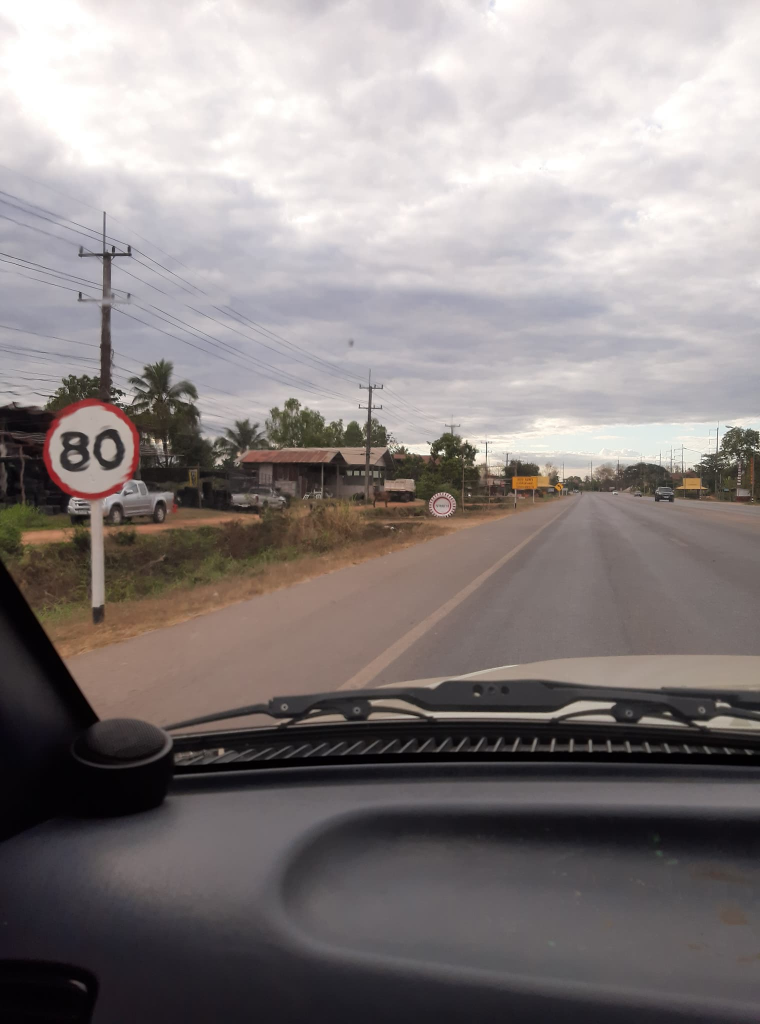
#> input picture img/1.jpg, 1520 x 2048 px, given in place of the camera (shown at 1/2 size)
$ python 'Speed Limit Sign Detection - Video.py'
#> lines starting #> are read from the running program, lines starting #| are printed output that depends on the picture; after the words box and inside, x2 and y2 are one past the last pixel; in counts of white or black regions, pixels touching at a corner belong together
#   Speed Limit Sign Detection
#   Code By Sippawit Thammawiset

import cv2
import imutils
import numpy as np
import pytesseract
pytesseract.pytesseract.tesseract_cmd = r'C:\Program Files\Tesseract-OCR\tesseract.exe'
from PIL import Image
import os

capture = cv2.VideoCapture(0)
_, video = capture.read()
#> video is the input picture: shape (2048, 1520, 3); mean B, G, R 131, 131.4, 138.4

try:
    if not os.path.exists('text_detected/text_detected.png'):
        cv2.imwrite('text_detected/text_detected.png', video)
except OSError:
    print ('Error: Creating text_detected.png')

while True:
    _, video = capture.read()
    video = imutils.resize(video, width=800)
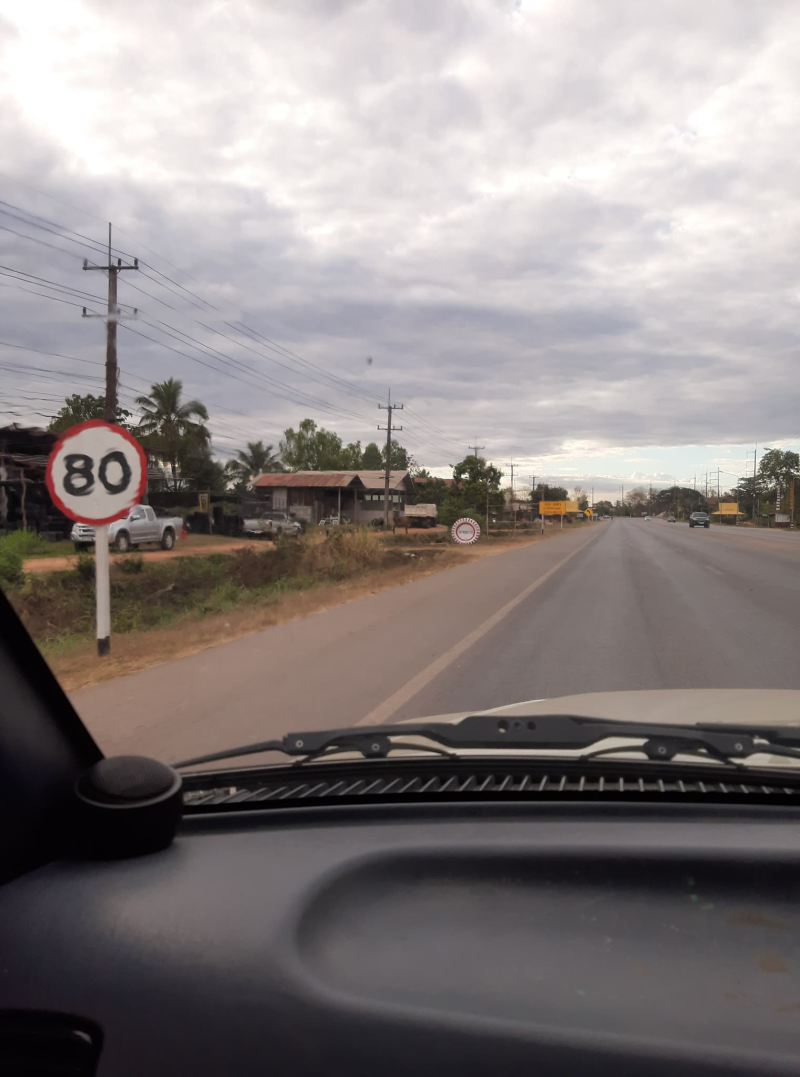
#> video: shape (1077, 800, 3); mean B, G, R 131, 131.4, 138.4
    height, width, _ = video.shape
#> height = 1077; width = 800
    mask = np.zeros((height, width, _), np.uint8)

    gray = cv2.cvtColor(video, cv2.COLOR_BGR2GRAY)
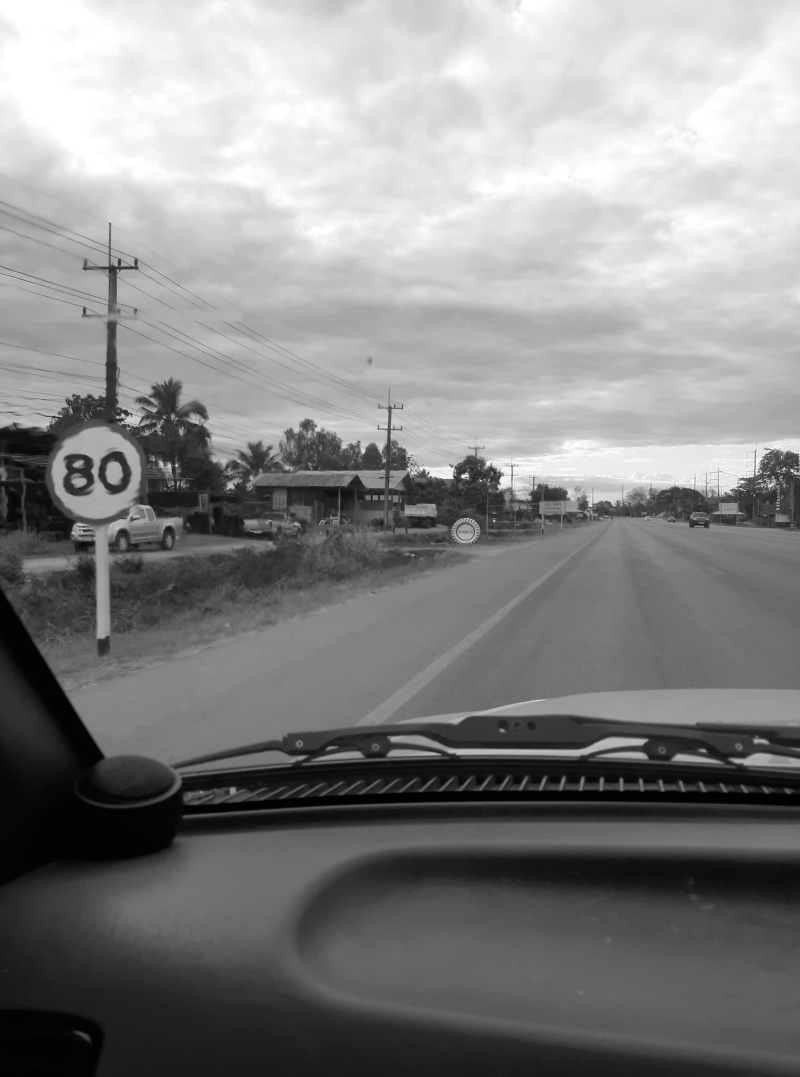
#> gray: shape (1077, 800); min 0, max 255, mean 133.5
    blur = cv2.bilateralFilter(gray, 11, 17, 17)
    edged = cv2.Canny(blur, 170, 200)
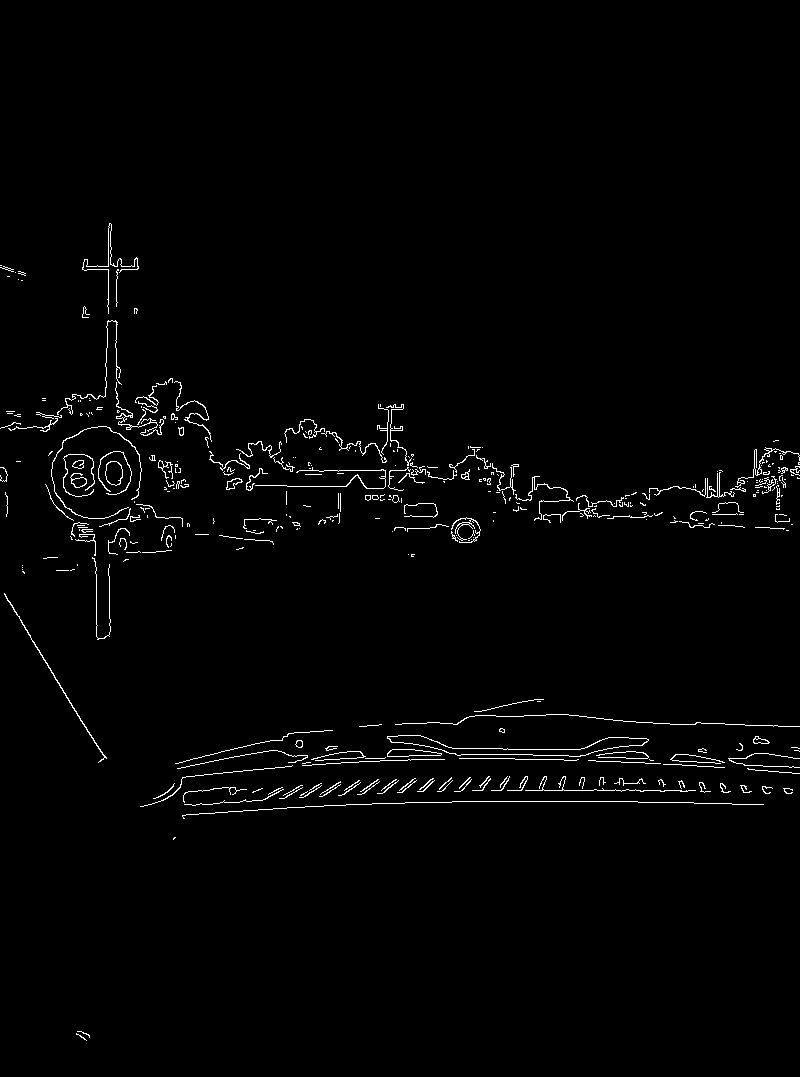
#> edged: shape (1077, 800); 1.5% white in thin lines or dots, all inside (x1, y1, x2, y2) = (0, 223, 800, 1041)

    contours, _ = cv2.findContours(edged.copy(), cv2.RETR_TREE, cv2.CHAIN_APPROX_SIMPLE)
#> contours = 435 contours, 390 with area under 20; largest, box (x1, y1, x2, y2) and area: (387, 735, 649, 757) 1779, (387, 735, 649, 757) 1754, (105, 461, 123, 486) 330, (105, 461, 123, 486) 316, (387, 749, 442, 757) 276
    contours = sorted(contours, key=cv2.contourArea, reverse=True)[:1]
#> contours = 1 contour; box (x1, y1, x2, y2) and area: (387, 735, 649, 757) 1779
    cv2.drawContours(mask, contours, -1, (0, 255, 0), -1)
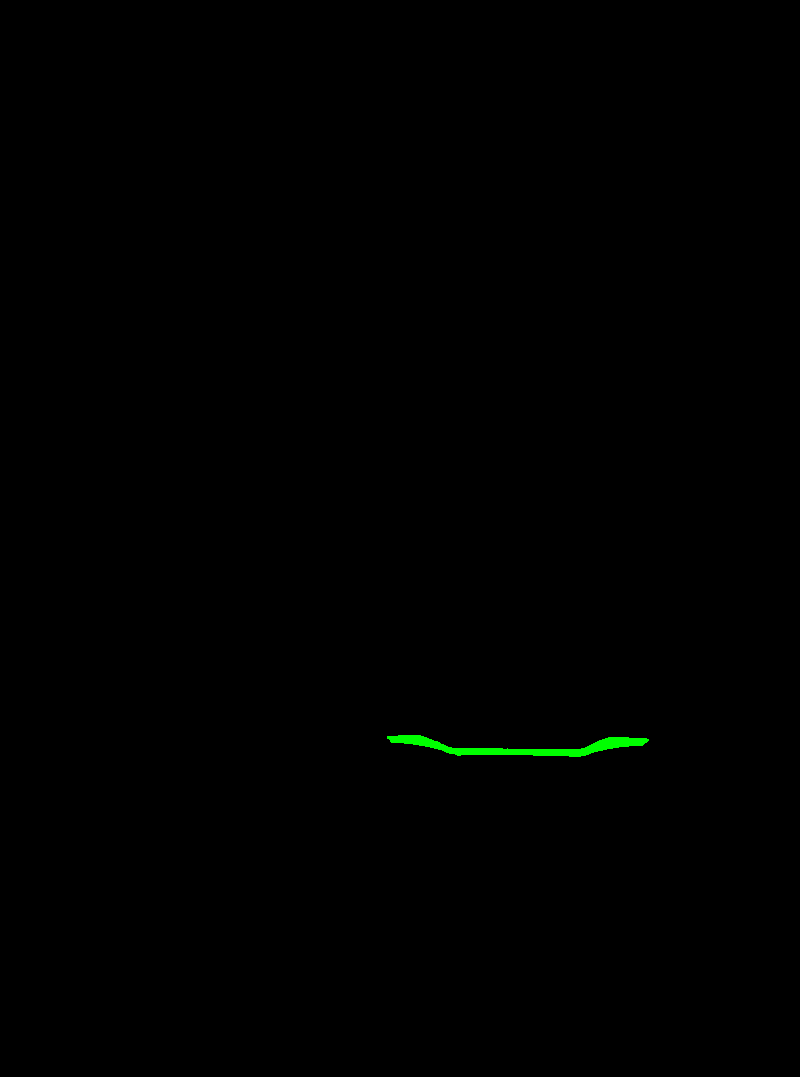
#> mask: shape (1077, 800, 3); mean of channels 0, 1, 2 0, 0.6, 0; drawn as B, G, R

    for contour in contours:
        approx = cv2.approxPolyDP(contour, 0.01*cv2.arcLength(contour, True), True)
#> approx = [[387, 736], [457, 755], [580, 756], [648, 740], [503, 749]]
        if  20 > len(approx) >= 15:
            circle_detected = video * mask
            gray = cv2.cvtColor(circle_detected, cv2.COLOR_BGR2GRAY)
            blur = cv2.bilateralFilter(gray, 11, 17, 17)
            _, thresh = cv2.threshold(blur, 90, 255, cv2.THRESH_BINARY)        #   You have to change the value of Threshold here as well if a result image is too bright.
            cv2.imshow('THRESHOLD', thresh)
            cv2.imwrite('text_detected/' + str('text_detected') + '.png', thresh)

            text_detected_locate = Image.open('text_detected/' + str('text_detected') + '.png')
            text_detected = pytesseract.image_to_string(text_detected_locate, config='-l eng+tha')
            if text_detected == '':
                text_detected = 'NO DETECTED!'
                video = cv2.putText(video, 'SPEED LIMIT DETECTED: ' + text_detected, (20, 40),
                                    cv2.FONT_HERSHEY_SIMPLEX, 1, (0, 0, 255), 2)
            else:
                video = cv2.putText(video, 'SPEED LIMIT DETECTED: ' + text_detected + str(' KM/H'), (20, 40),
                                    cv2.FONT_HERSHEY_SIMPLEX, 1, (0, 0, 255), 2)

    cv2.imshow('VIDEO', video)

    key = cv2.waitKey(1)
#> (key Esc is pressed here)
    if key == 27:
        break

cv2.destroyAllWindows()

$ run again, on img/10.jpg
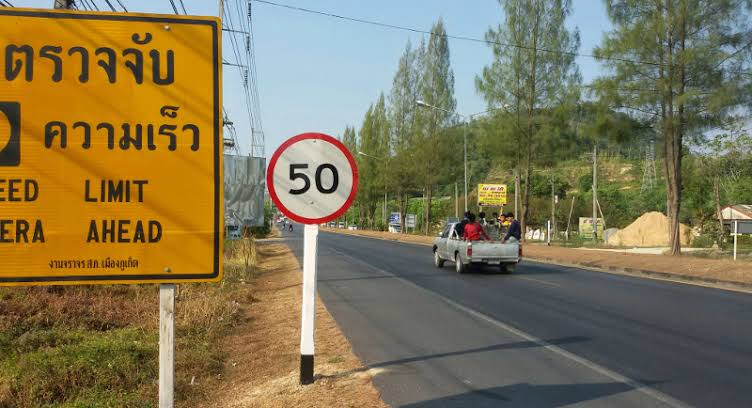
#> input picture img/10.jpg, 752 x 408 px, given in place of the camera
#> video is the input picture: shape (408, 752, 3); mean B, G, R 84.9, 117.9, 129.1
#> video: shape (434, 800, 3)
#> `edged = cv2.Canny(blur, 170, 200)`:
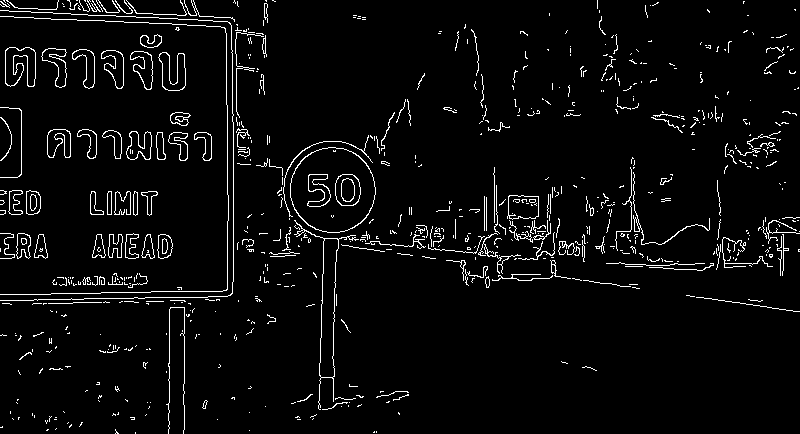
#> edged: shape (434, 800); 4.2% white in thin lines or dots
#> `contours, _ = cv2.findContours(edged.copy(), cv2.RETR_TREE, cv2.CHAIN_..`: contours = 760 contours, 664 with area under 20; largest, box (x1, y1, x2, y2) and area: (290, 147, 376, 233) 5693, (290, 147, 376, 233) 5627, (294, 220, 359, 410) 1838, (319, 238, 339, 378) 1793, (5, 47, 36, 87) 822
#> `contours = sorted(contours, key=cv2.contourArea, reverse=True)[:1]`: contours = 1 contour; box (x1, y1, x2, y2) and area: (290, 147, 376, 233) 5693
#> `cv2.drawContours(mask, contours, -1, (0, 255, 0), -1)`:
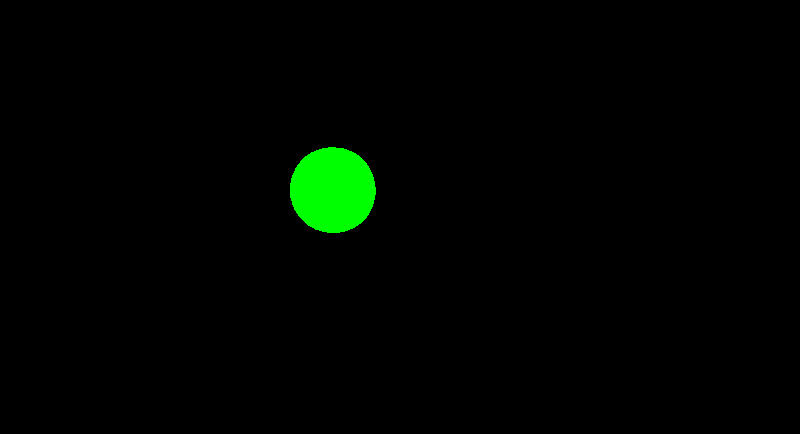
#> mask: shape (434, 800, 3); mean of channels 0, 1, 2 0, 4.3, 0; drawn as B, G, R
#> approx = contour of 14 points, box (x1, y1, x2, y2) (290, 147, 376, 233), area 5556
